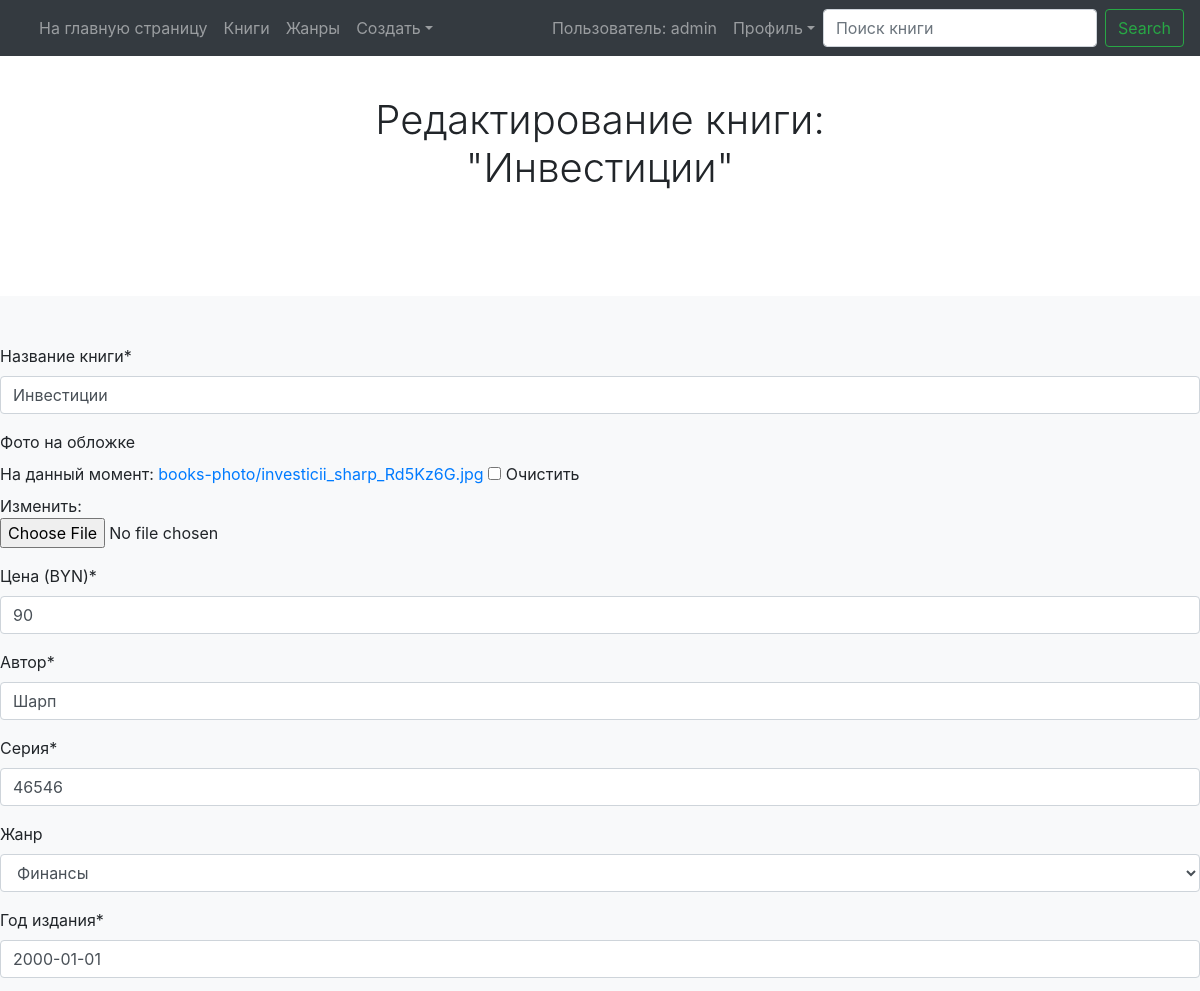
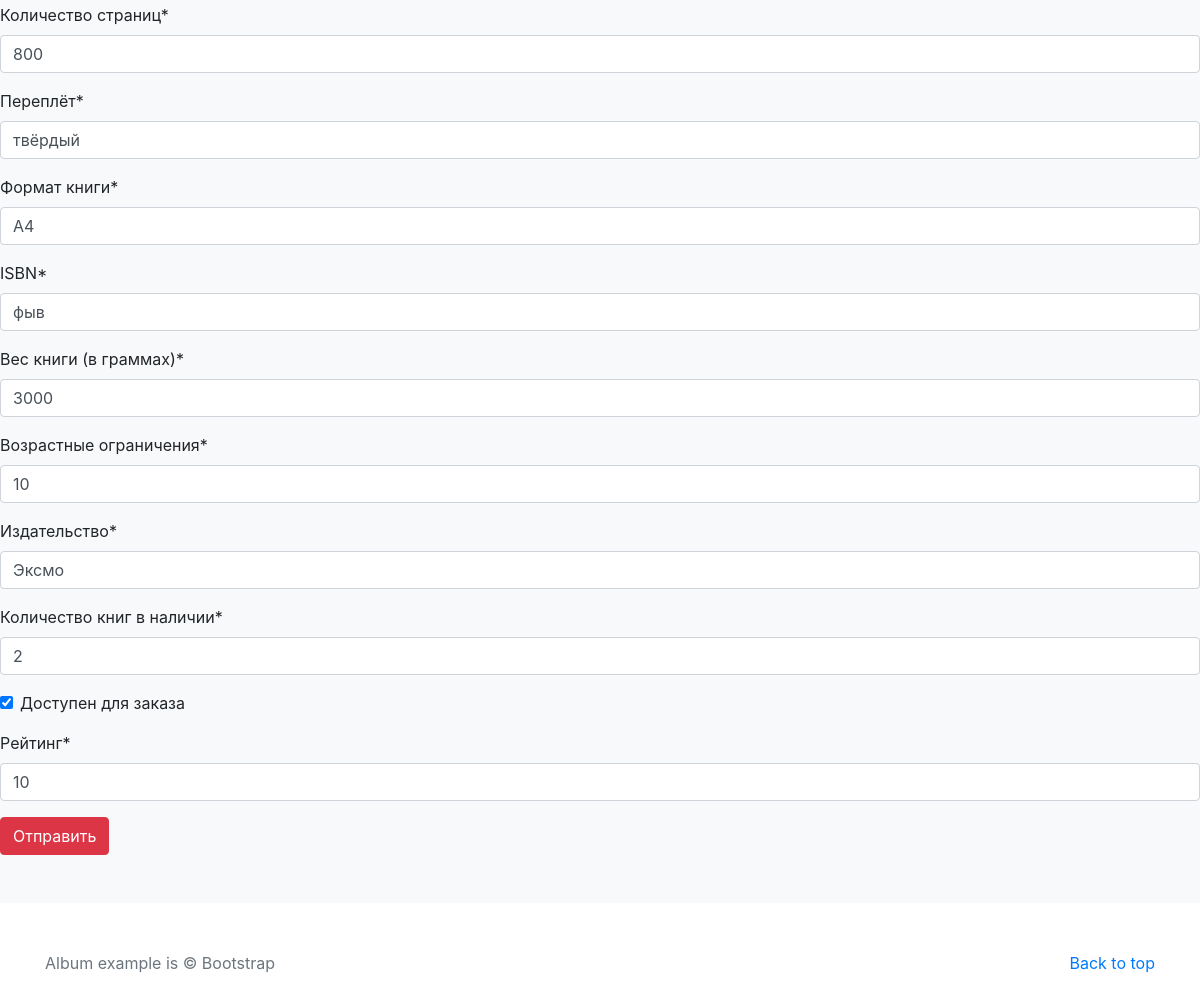
Screenshot of /books/update-books/1 (signed in) with the database file from the repository (2 pictures, top to bottom).
### profiles/models.py (models this page shows, shortened)
class Profile(AbstractUser):
    phone_number = models.CharField(
        verbose_name="Мобильный номер телефона",
        max_length=30,
        null=True,
        blank=True
    )
    country = models.CharField(
        verbose_name="Страна",
        max_length=30,
        null=True,
        blank=True
    )
    city = models.CharField(
        verbose_name="Город",
        max_length=30,
        null=True,
        blank=True
    )
    index = models.CharField(
        verbose_name="Индекс",
        max_length=30,
        null=True,
        blank=True
    )
    adress1 = models.CharField(
        verbose_name="Адрес прописки",
        max_length=40,
        null=True,
        blank=True
    )
    adress2 = models.CharField(
        verbose_name="Адрес проживания",
        max_length=40,
        null=True,
        blank=True
    )
    additionally = models.TextField(
        verbose_name="Дополнительная информация",
        null=True,
        blank=True
    )

### books/models.py (models this page shows, shortened)
class Books(models.Model):
    name = models.CharField(
        verbose_name="Название книги",
        max_length=30
    )
    cover_photo = models.ImageField(
        verbose_name="Фото на обложке",
        upload_to="books-photo",
        null=True,
        blank=True
    )
    price = models.IntegerField(
        verbose_name="Цена (BYN)",
    )
    author = models.CharField(
        verbose_name="Автор",
        max_length=30
    )
    series = models.CharField(
        verbose_name="Серия",
        max_length=30
    )
    genre = models.ForeignKey(
        Genre,
        on_delete=models.CASCADE,
        verbose_name="Жанр",
        null=True,
        blank=True
    )
    publishing_year = models.DateField(
        verbose_name="Год издания",
    )
    pages = models.IntegerField(
        verbose_name="Количество страниц",
    )
    binding = models.CharField(
        verbose_name="Переплёт",
        max_length=30
    )
    book_format = models.CharField(
        verbose_name="Формат книги",
        max_length=30
    )
    isbn = models.CharField(
        verbose_name="ISBN",
        max_length=30
    )
    weight = models.IntegerField(
        verbose_name="Вес книги (в граммах)",
    )
    age = models.IntegerField(
        verbose_name="Возрастные ограничения",
    )
    publishing = models.CharField(
        verbose_name="Издательство",
        max_length=30
    )
    in_stock = models.IntegerField(
        verbose_name="Количество книг в наличии",
    )
    active = models.BooleanField(
        verbose_name="Доступен для заказа"
    )
    rating = models.IntegerField(
        verbose_name="Рейтинг",
    )
    catalog_date = models.DateTimeField(
        verbose_name="Дата внесения в каталог",
        auto_now=False,
        auto_now_add=True
    )
    card_change_date = models.DateTimeField(
        verbose_name="Дата последнего изменения карточки",
        auto_now=True,
        auto_now_add=False
    )

### ref_books/models.py (models this page shows)
class Genre(models.Model):
    name = models.CharField(
        verbose_name="Название Жанра",
        max_length=30
    )
    description = models.TextField(
        verbose_name="Описание Жанра",
        null=True,
        blank=True
    )
    def __str__(self):
        return self.name

### books/views.py (the view, shortened to what this page needs)
# urls.py: path('update-books/<int:pk>', UpdateBooks.as_view(), name="update"),
class UpdateBooks(PermissionRequiredMixin, UpdateView):
    permission_required = 'books.add_books'
    model = Books
    form_class = BooksForm
    template_name = 'books/update_books.html'

### books/forms.py
class BooksForm(forms.ModelForm):
    class Meta:
        model = Books
        fields = ['name', 'cover_photo', 'price', 'author', 'series', 'genre', 'publishing_year',
                  'pages', 'binding', 'book_format', 'isbn', 'weight', 'age', 'publishing', 'in_stock', 'active',
                  'rating']

### books/templates/books/update_books.html (shortened to what this page needs)
{% extends "base.html" %}
{% load crispy_forms_tags %}
{% load static %}
  {% block main %}
    <section class="jumbotron text-center">
      <div class="container">
        <h1>Редактирование книги: "{{object.name}}"</h1>
      </div>
    </section>
    <div class="album py-5 bg-light">
      <form action="" method="post" enctype="multipart/form-data">
        {{ form|crispy }}
        <button type="submit" class="btn btn-danger">Отправить</button>
      </form>
    </div>
  {% endblock main %}

### templates/header.html (shortened to what this page needs)
    <nav class="navbar navbar-expand-md navbar-dark bg-dark fixed-top mb-4">
        <div class="navbar-collapse offcanvas-collapse" id="navbarsExampleDefault">
                  <div class="col">
                    <ul class="navbar-nav mr-auto">
                      <li class="nav-item">
                        <a class="nav-link" href="{% url 'homepage:homepage' %}">На главную страницу</a>
                      </li>
                        <a class="nav-link" href="{% url 'books:list' %}">Книги</a>
                        <a class="nav-link" href="{% url 'ref_books:list_genre' %}">Жанры</a>
                      {% if 'books.add_books' and 'ref_books.add_genre' in perms %}
                        <li class="nav-item dropdown">
                          <a class="nav-link dropdown-toggle" href="#" id="dropdown01" data-toggle="dropdown" aria-haspopup="true" aria-expanded="false">Создать</a>
                        </li>
                      {% endif %}
                    </ul>
                  </div>
            <div class="d-flex justify-content-end">
              <ul class="navbar-nav mr-auto">
                {% if user.is_authenticated %}
                    <li class="nav-item">
                      <a class="nav-link" href="{% url 'profile:update' user.pk %}"> Пользователь: {{ user.username }} </a>
                    </li>
                    <li class="nav-item dropdown">
                      <a class="nav-link dropdown-toggle" href="#" id="dropdown01" data-toggle="dropdown" aria-haspopup="true" aria-expanded="false">Профиль</a>
                    </li>
                  {% endif %}
                <form class="form-inline my-2 my-lg-0">
                  <input class="form-control mr-sm-2" type="text" placeholder="Поиск книги" aria-label="Search">
                  <button class="btn btn-outline-success my-2 my-sm-0" type="submit">Search</button>
                </form>
              </ul>
            </div>
        </div>
    </nav>

### static/css/album.css (style rules this page uses)
.jumbotron { padding-top: 3rem; padding-bottom: 3rem; margin-bottom: 0; background-color: #fff; }
@media (min-width: 768px) { .jumbotron { padding-top: 6rem; padding-bottom: 6rem; } }
.jumbotron h1 { font-weight: 300; }
.jumbotron .container { max-width: 40rem; }

### rows the page displays
Profile: username "admin"
Books: name "Инвестиции", price "90", author "Шарп", series "46546", genre "Финансы", publishing_year "2000-01-01", pages "800", binding "твёрдый", book_format "А4", isbn "фыв", weight "3000", age "10", publishing "Эксмо", in_stock "2", active "☑", rating "10"
